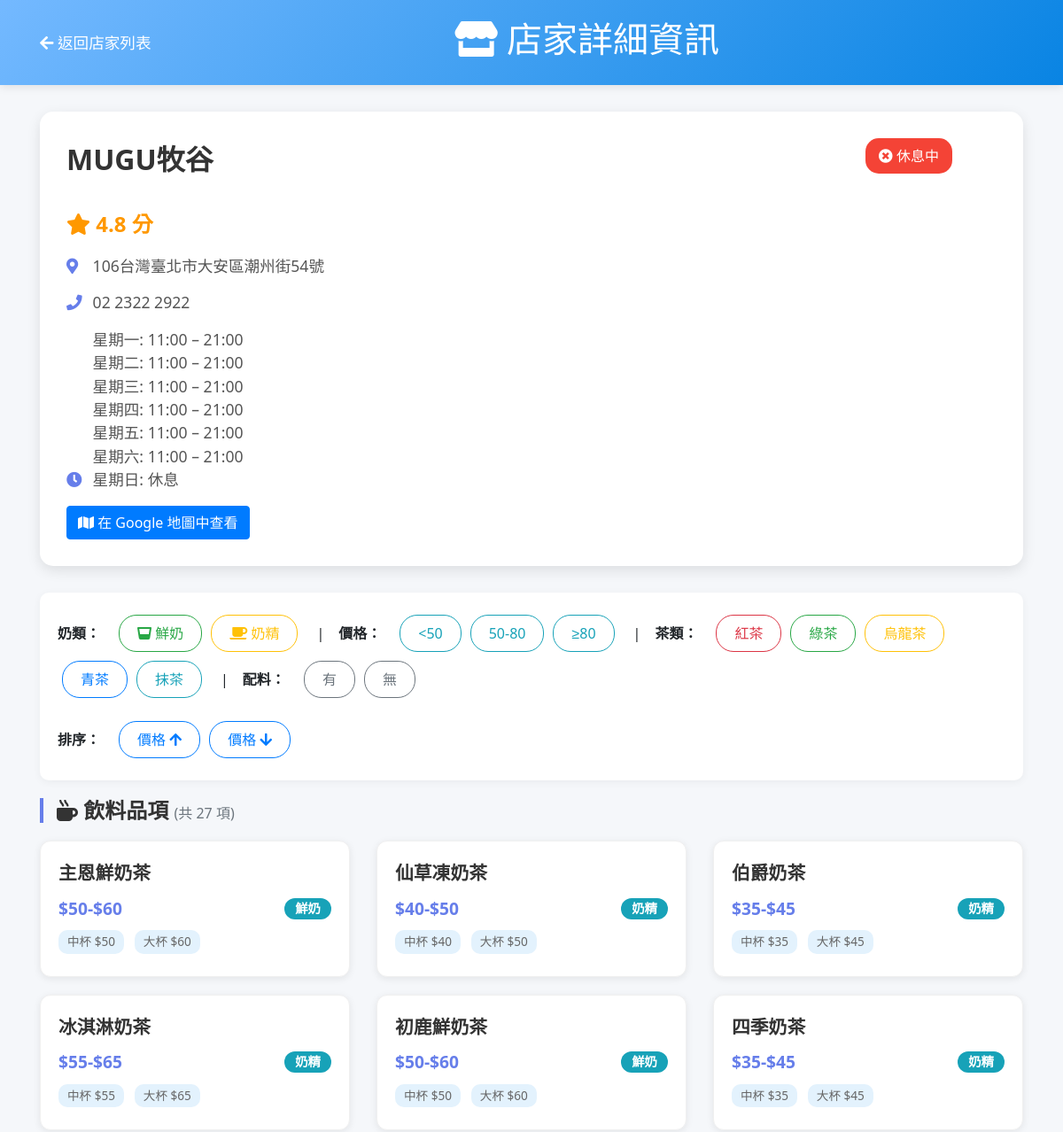
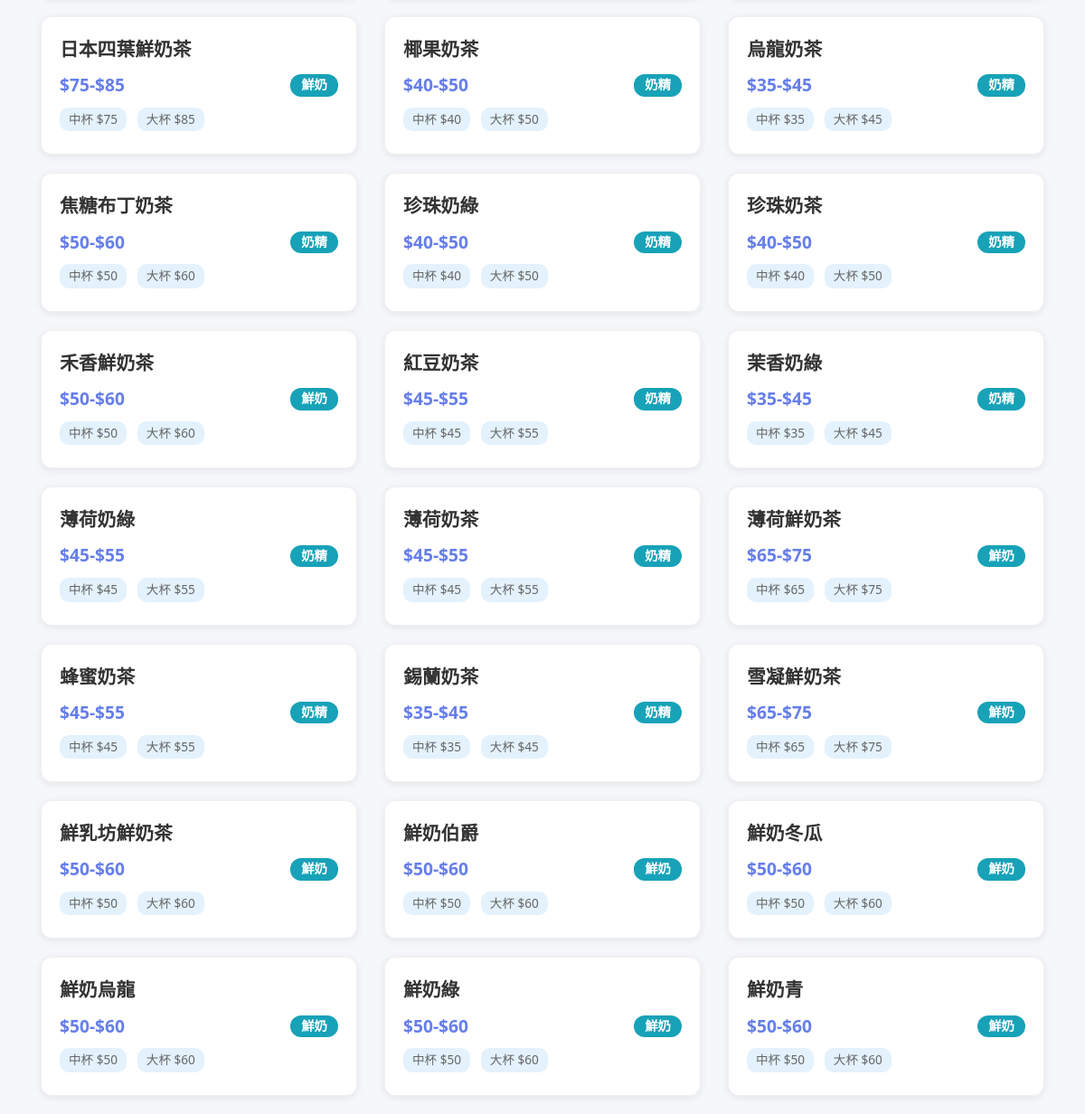
/shops/21/, run on the app's committed database (2 pictures, top to bottom).
### polls/models.py (models this page shows, shortened)
class TeaShop(models.Model):
    place_id = models.CharField(max_length=200, unique=True, verbose_name='Google Place ID')
    name = models.CharField(max_length=200, verbose_name='店名')
    address = models.CharField(max_length=300, verbose_name='地址')
    phone = models.CharField(max_length=50, blank=True, null=True, verbose_name='電話')
    latitude = models.DecimalField(max_digits=10, decimal_places=7, verbose_name='緯度')
    longitude = models.DecimalField(max_digits=10, decimal_places=7, verbose_name='經度')
    rating = models.DecimalField(max_digits=2, decimal_places=1, verbose_name='評分')
    opening_hours = models.TextField(verbose_name='營業時間')
    created_at = models.DateTimeField(auto_now_add=True, verbose_name='建立時間')
    class Meta:
        verbose_name = '奶茶店'
        verbose_name_plural = '奶茶店列表'
        ordering = ['-rating', 'name']  # 按評分降冪、店名排序
    def is_open_now(self):
        if not self.opening_hours or '無資訊' in self.opening_hours:
            return None
        if '24 小時營業' in self.opening_hours:
            return True
        now = datetime.now()
        weekday = now.weekday()  # 0=星期一, 6=星期日
        current_time = now.time()
        weekday_map = {
            0: '星期一',
            1: '星期二',
            2: '星期三',
            3: '星期四',
            4: '星期五',
            5: '星期六',
            6: '星期日'
        }
        today_name = weekday_map[weekday]
        try:
            days = self.opening_hours.split('|')
            for day in days:
                day = day.strip()
                if today_name in day:
                    if '休息' in day:
                        return False
                    time_pattern = r'(\d{1,2}:\d{2})\s*[–-]\s*(\d{1,2}:\d{2})'
                    matches = re.findall(time_pattern, day)
                    if matches:
                        for open_time_str, close_time_str in matches:
                            open_time = datetime.strptime(open_time_str, '%H:%M').time()
                            close_time = datetime.strptime(close_time_str, '%H:%M').time()
                            if close_time < open_time:
                                if current_time >= open_time or current_time <= close_time:
                                    return True
                            else:
                                if open_time <= current_time <= close_time:
                                    return True
                        return False
            return None
        except Exception:
            return None

class Drink(models.Model):
    MILK_TYPE_CHOICES = [
        ('creamer', '奶精'),
        ('fresh_milk', '鮮奶'),
    ]
    TEA_TYPE_CHOICES = [
        ('black_tea', '紅茶'),
        ('green_tea', '綠茶'),
        ('oolong_tea', '烏龍茶'),
        ('blue_tea', '青茶'),
        ('matcha', '抹茶'),
    ]
    tea_shop = models.ForeignKey(TeaShop, on_delete=models.CASCADE, related_name='drinks', verbose_name='所屬店家')
    name = models.CharField(max_length=100, verbose_name='飲料名稱')
    description = models.TextField(blank=True, null=True, verbose_name='描述')
    milk_type = models.CharField(max_length=20, choices=MILK_TYPE_CHOICES, blank=True, null=True, verbose_name='使用奶類')
    tea_type = models.CharField(max_length=20, choices=TEA_TYPE_CHOICES, blank=True, null=True, verbose_name='茶類')
    topping = models.CharField(max_length=10, choices=[('yes', '有'), ('no', '無')], blank=True, null=True, verbose_name='配料')
    has_small = models.BooleanField(default=False, verbose_name='有小杯')
    price_small = models.DecimalField(max_digits=5, decimal_places=0, blank=True, null=True, verbose_name='小杯價格')
    has_medium = models.BooleanField(default=False, verbose_name='有中杯')
    price_medium = models.DecimalField(max_digits=5, decimal_places=0, blank=True, null=True, verbose_name='中杯價格')
    has_large = models.BooleanField(default=False, verbose_name='有大杯')
    price_large = models.DecimalField(max_digits=5, decimal_places=0, blank=True, null=True, verbose_name='大杯價格')
    created_at = models.DateTimeField(auto_now_add=True, verbose_name='建立時間')
    class Meta:
        verbose_name = '飲料品項'
        verbose_name_plural = '飲料品項列表'
        ordering = ['tea_shop', 'name']
    def get_price_range(self):
        prices = []
        if self.has_small and self.price_small:
            prices.append(int(self.price_small))
        if self.has_medium and self.price_medium:
            prices.append(int(self.price_medium))
        if self.has_large and self.price_large:
            prices.append(int(self.price_large))
        if not prices:
            return "價格未定"
        min_price = min(prices)
        max_price = max(prices)
        if min_price == max_price:
            return f"${min_price}"
        return f"${min_price}-${max_price}"

### polls/views.py (the view)
# urls.py: path('shops/<int:shop_id>/', polls_views.shop_detail, name='shop_detail'),
def shop_detail(request, shop_id):
    from django.shortcuts import get_object_or_404
    shop = get_object_or_404(TeaShop, id=shop_id)
    milk_filter = request.GET.get('milk_type', '')
    price_filter = request.GET.get('price', '')
    tea_filter = request.GET.get('tea_type', '')
    topping_filter = request.GET.get('topping', '')
    sort_by = request.GET.get('sort', 'name')
    drinks = Drink.objects.filter(tea_shop=shop)
    if milk_filter in ['fresh_milk', 'creamer']:
        drinks = drinks.filter(milk_type=milk_filter)
    if tea_filter:
        drinks = drinks.filter(tea_type=tea_filter)
    if topping_filter:
        drinks = drinks.filter(topping=topping_filter)
    drinks = list(drinks)
    if price_filter == 'under_50':
        drinks = [d for d in drinks if has_price_in_range(d, 0, 50)]
    elif price_filter == '50_80':
        drinks = [d for d in drinks if has_price_in_range(d, 50, 80)]
    elif price_filter == 'over_80':
        drinks = [d for d in drinks if has_price_in_range(d, 80, float('inf'))]
    if sort_by == 'price_asc':
        drinks = sorted(drinks, key=lambda x: get_min_price(x))
    elif sort_by == 'price_desc':
        drinks = sorted(drinks, key=lambda x: get_max_price(x), reverse=True)
    else:
        drinks = sorted(drinks, key=lambda x: x.name)
    context = {
        'shop': shop,
        'drinks': drinks,
        'total_drinks': len(drinks),
        'milk_filter': milk_filter,
        'price_filter': price_filter,
        'tea_filter': tea_filter,
        'topping_filter': topping_filter,
        'sort_by': sort_by,
    }
    return render(request, 'polls/shop_detail.html', context)

### templates/polls/shop_detail.html (shortened to what this page needs)
<!DOCTYPE html>
<html lang="zh-TW">
<head>
    <link rel="stylesheet" href="https://cdn.jsdelivr.net/npm/bootstrap@4.6.2/dist/css/bootstrap.min.css">
    <link rel="stylesheet" href="https://cdnjs.cloudflare.com/ajax/libs/font-awesome/5.15.4/css/all.min.css">
</head>
<body>
    <div class="header">
        <div class="container">
            <div class="d-flex justify-content-between align-items-center">
                <a href="{% url 'shop_list' %}" class="back-btn">
                    <i class="fas fa-arrow-left"></i> 返回店家列表
                </a>
                <h1><i class="fas fa-store"></i> 店家詳細資訊</h1>
            </div>
        </div>
    </div>
    <div class="container">
        <div class="shop-info-card">
            <div class="d-flex justify-content-between align-items-start mb-3" style="padding-right: 50px;">
                <div class="shop-name">{{ shop.name }}</div>
                {% if shop.is_open_now == True %}
                    <span class="badge-open"><i class="fas fa-check-circle"></i> 營業中</span>
                {% elif shop.is_open_now == False %}
                    <span class="badge-closed"><i class="fas fa-times-circle"></i> 休息中</span>
                {% endif %}
            </div>
            <div class="shop-rating mb-3">
                <i class="fas fa-star"></i> {{ shop.rating }} 分
            </div>
            <div class="info-item">
                <i class="fas fa-map-marker-alt"></i> {{ shop.address }}
            </div>
            {% if shop.phone %}
            <div class="info-item">
                <i class="fas fa-phone"></i> {{ shop.phone }}
            </div>
            {% endif %}
            <div class="info-item" style="align-items: flex-start;">
                <i class="fas fa-clock" style="margin-top: 4px;"></i>
                <div style="display: inline-block; flex: 1;" id="opening-hours-text">
                </div>
            </div>
            <div class="mt-3">
                <a href="https://www.google.com/maps/place/?q=place_id:{{ shop.place_id }}"
                   target="_blank" class="btn btn-primary">
                    <i class="fas fa-map"></i> 在 Google 地圖中查看
                </a>
            </div>
        </div>
        <div class="filter-section">
            <div class="d-flex flex-wrap align-items-center">
                <span class="mr-3"><strong>奶類：</strong></span>
                <a href="?{% if milk_filter != 'fresh_milk' %}milk_type=fresh_milk&{% endif %}price={{ price_filter }}&tea_type={{ tea_filter }}&topping={{ topping_filter }}&sort={{ sort_by }}"
                   class="btn btn-outline-success filter-btn {% if milk_filter == 'fresh_milk' %}active{% endif %}">
                    <i class="fas fa-glass-whiskey"></i> 鮮奶
                </a>
                <a href="?{% if milk_filter != 'creamer' %}milk_type=creamer&{% endif %}price={{ price_filter }}&tea_type={{ tea_filter }}&topping={{ topping_filter }}&sort={{ sort_by }}"
                   class="btn btn-outline-warning filter-btn {% if milk_filter == 'creamer' %}active{% endif %}">
                    <i class="fas fa-coffee"></i> 奶精
                </a>
                <span class="mx-3">|</span>
                <span class="mr-3"><strong>價格：</strong></span>
                <a href="?milk_type={{ milk_filter }}&{% if price_filter != 'under_50' %}price=under_50&{% endif %}tea_type={{ tea_filter }}&topping={{ topping_filter }}&sort={{ sort_by }}"
                   class="btn btn-outline-info filter-btn {% if price_filter == 'under_50' %}active{% endif %}">
                    &lt;50
                </a>
                <a href="?milk_type={{ milk_filter }}&{% if price_filter != '50_80' %}price=50_80&{% endif %}tea_type={{ tea_filter }}&topping={{ topping_filter }}&sort={{ sort_by }}"
                   class="btn btn-outline-info filter-btn {% if price_filter == '50_80' %}active{% endif %}">
                    50-80
                </a>
                <a href="?milk_type={{ milk_filter }}&{% if price_filter != 'over_80' %}price=over_80&{% endif %}tea_type={{ tea_filter }}&topping={{ topping_filter }}&sort={{ sort_by }}"
                   class="btn btn-outline-info filter-btn {% if price_filter == 'over_80' %}active{% endif %}">
                    ≥80
                </a>
                <span class="mx-3">|</span>
                <span class="mr-3"><strong>茶類：</strong></span>
                <a href="?milk_type={{ milk_filter }}&price={{ price_filter }}&{% if tea_filter != 'black_tea' %}tea_type=black_tea&{% endif %}topping={{ topping_filter }}&sort={{ sort_by }}"
                   class="btn btn-outline-danger filter-btn {% if tea_filter == 'black_tea' %}active{% endif %}">
                    紅茶
                </a>
                <a href="?milk_type={{ milk_filter }}&price={{ price_filter }}&{% if tea_filter != 'green_tea' %}tea_type=green_tea&{% endif %}topping={{ topping_filter }}&sort={{ sort_by }}"
                   class="btn btn-outline-success filter-btn {% if tea_filter == 'green_tea' %}active{% endif %}">
                    綠茶
                </a>
                <a href="?milk_type={{ milk_filter }}&price={{ price_filter }}&{% if tea_filter != 'oolong_tea' %}tea_type=oolong_tea&{% endif %}topping={{ topping_filter }}&sort={{ sort_by }}"
                   class="btn btn-outline-warning filter-btn {% if tea_filter == 'oolong_tea' %}active{% endif %}">
                    烏龍茶
                </a>
                <a href="?milk_type={{ milk_filter }}&price={{ price_filter }}&{% if tea_filter != 'blue_tea' %}tea_type=blue_tea&{% endif %}topping={{ topping_filter }}&sort={{ sort_by }}"
                   class="btn btn-outline-primary filter-btn {% if tea_filter == 'blue_tea' %}active{% endif %}">
                    青茶
                </a>
                <a href="?milk_type={{ milk_filter }}&price={{ price_filter }}&{% if tea_filter != 'matcha' %}tea_type=matcha&{% endif %}topping={{ topping_filter }}&sort={{ sort_by }}"
                   class="btn btn-outline-info filter-btn {% if tea_filter == 'matcha' %}active{% endif %}">
                    抹茶
                </a>
                <span class="mx-3">|</span>
                <span class="mr-3"><strong>配料：</strong></span>
                <a href="?milk_type={{ milk_filter }}&price={{ price_filter }}&tea_type={{ tea_filter }}&{% if topping_filter != 'yes' %}topping=yes&{% endif %}sort={{ sort_by }}"
                   class="btn btn-outline-secondary filter-btn {% if topping_filter == 'yes' %}active{% endif %}">
                    有
                </a>
                <a href="?milk_type={{ milk_filter }}&price={{ price_filter }}&tea_type={{ tea_filter }}&{% if topping_filter != 'no' %}topping=no&{% endif %}sort={{ sort_by }}"
                   class="btn btn-outline-secondary filter-btn {% if topping_filter == 'no' %}active{% endif %}">
                    無
                </a>
            </div>
            <div class="d-flex flex-wrap align-items-center mt-3">
                <span class="mr-3"><strong>排序：</strong></span>
                <a href="?milk_type={{ milk_filter }}&price={{ price_filter }}&tea_type={{ tea_filter }}&topping={{ topping_filter }}&sort=price_asc"
                   class="btn btn-outline-primary filter-btn {% if sort_by == 'price_asc' %}active{% endif %}">
                    價格 <i class="fas fa-arrow-up"></i>
                </a>
                <a href="?milk_type={{ milk_filter }}&price={{ price_filter }}&tea_type={{ tea_filter }}&topping={{ topping_filter }}&sort=price_desc"
                   class="btn btn-outline-primary filter-btn {% if sort_by == 'price_desc' %}active{% endif %}">
                    價格 <i class="fas fa-arrow-down"></i>
                </a>
            </div>
        </div>
        <h2 class="drinks-section-title">
            <i class="fas fa-mug-hot"></i> 飲料品項
            <small class="text-muted" style="font-size: 1rem;">(共 {{ total_drinks }} 項)</small>
        </h2>
        <div class="row">
            {% for drink in drinks %}
            <div class="col-md-6 col-lg-4">
                <div class="drink-card">
                    <div class="drink-name">{{ drink.name }}</div>
                    <div class="d-flex justify-content-between align-items-center mb-2">
                        <div class="drink-price">{{ drink.get_price_range }}</div>
                        {% if drink.milk_type %}
                        <span class="badge badge-info badge-milk">
                            {% if drink.milk_type == 'creamer' %}奶精
                            {% elif drink.milk_type == 'fresh_milk' %}鮮奶
                            {% elif drink.milk_type == 'none' %}無奶
                            {% endif %}
                        </span>
                        {% endif %}
                    </div>
                    <div class="size-info">
                        {% if drink.has_medium %}
                            <span class="size-badge">中杯 ${{ drink.price_medium|floatformat:0 }}</span>
                        {% endif %}
                        {% if drink.has_large %}
                            <span class="size-badge">大杯 ${{ drink.price_large|floatformat:0 }}</span>
                        {% endif %}
                    </div>
                </div>
            </div>
            {% empty %}
            <div class="col-12">
                <div class="alert alert-info">
                    <i class="fas fa-info-circle"></i> 此店家目前沒有飲料品項資料
                </div>
            </div>
            {% endfor %}
        </div>
    </div>
</body>
</html>

### data on the page
TeaShop: name "MUGU牧谷", rating "4.8", address "106台灣臺北市大安區潮州街54號", phone "02 2322 2922"
Drink: name "主恩鮮奶茶", get_price_range "$50-$60", milk_type "鮮奶", price_medium "50", price_large "60"
Drink: name "仙草凍奶茶", get_price_range "$40-$50", milk_type "奶精", price_medium "40", price_large "50"
Drink: name "伯爵奶茶", get_price_range "$35-$45", milk_type "奶精", price_medium "35", price_large "45"
Drink: name "冰淇淋奶茶", get_price_range "$55-$65", milk_type "奶精", price_medium "55", price_large "65"
Drink: name "初鹿鮮奶茶", get_price_range "$50-$60", milk_type "鮮奶", price_medium "50", price_large "60"
Drink: name "四季奶茶", get_price_range "$35-$45", milk_type "奶精", price_medium "35", price_large "45"
Drink: name "日本四葉鮮奶茶", get_price_range "$75-$85", milk_type "鮮奶", price_medium "75", price_large "85"
Drink: name "椰果奶茶", get_price_range "$40-$50", milk_type "奶精", price_medium "40", price_large "50"
Drink: name "烏龍奶茶", get_price_range "$35-$45", milk_type "奶精", price_medium "35", price_large "45"
Drink: name "焦糖布丁奶茶", get_price_range "$50-$60", milk_type "奶精", price_medium "50", price_large "60"
Drink: name "珍珠奶綠", get_price_range "$40-$50", milk_type "奶精", price_medium "40", price_large "50"
Drink: name "珍珠奶茶", get_price_range "$40-$50", milk_type "奶精", price_medium "40", price_large "50"
Drink: name "禾香鮮奶茶", get_price_range "$50-$60", milk_type "鮮奶", price_medium "50", price_large "60"
Drink: name "紅豆奶茶", get_price_range "$45-$55", milk_type "奶精", price_medium "45", price_large "55"
Drink: name "茉香奶綠", get_price_range "$35-$45", milk_type "奶精", price_medium "35", price_large "45"
Drink: name "薄荷奶綠", get_price_range "$45-$55", milk_type "奶精", price_medium "45", price_large "55"
Drink: name "薄荷奶茶", get_price_range "$45-$55", milk_type "奶精", price_medium "45", price_large "55"
Drink: name "薄荷鮮奶茶", get_price_range "$65-$75", milk_type "鮮奶", price_medium "65", price_large "75"
Drink: name "蜂蜜奶茶", get_price_range "$45-$55", milk_type "奶精", price_medium "45", price_large "55"
Drink: name "錫蘭奶茶", get_price_range "$35-$45", milk_type "奶精", price_medium "35", price_large "45"
Drink: name "雪凝鮮奶茶", get_price_range "$65-$75", milk_type "鮮奶", price_medium "65", price_large "75"
Drink: name "鮮乳坊鮮奶茶", get_price_range "$50-$60", milk_type "鮮奶", price_medium "50", price_large "60"
Drink: name "鮮奶伯爵", get_price_range "$50-$60", milk_type "鮮奶", price_medium "50", price_large "60"
Drink: name "鮮奶冬瓜", get_price_range "$50-$60", milk_type "鮮奶", price_medium "50", price_large "60"
Drink: name "鮮奶烏龍", get_price_range "$50-$60", milk_type "鮮奶", price_medium "50", price_large "60"
Drink: name "鮮奶綠", get_price_range "$50-$60", milk_type "鮮奶", price_medium "50", price_large "60"
Drink: name "鮮奶青", get_price_range "$50-$60", milk_type "鮮奶", price_medium "50", price_large "60"

### other printed values
{{ total_drinks }} "27"
